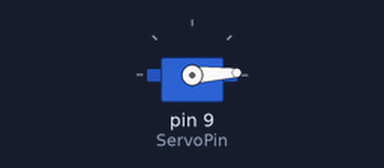
The sketch below on a simulated Arduino Uno, built with avr-gcc and run on an emulated ATmega328P. On the bench: servo.

Above: at 0.05 s.
At 1.3 s:
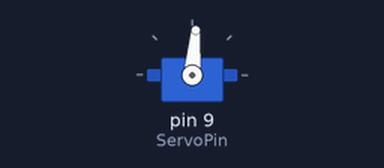
At 2.6 s:
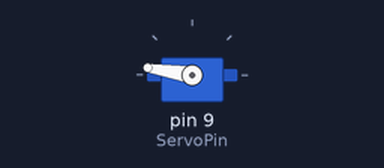
At 5.2 s:
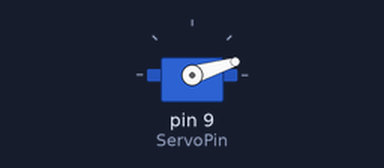
Timing chart, 0 to 7.1 s (numbered marks = the images above):
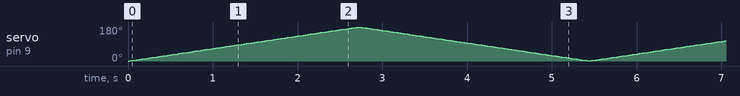

The sketch:

lab6.ino
```cpp
#include <Servo.h>

int ServoPin = 9;
Servo servo;

void setup() {
  // put your setup code here, to run once:
  servo.attach(ServoPin);
}

void loop() {
  // put  your main code here, to run repeatedly:
  for (int i = 0; i < 180; i++) {
    servo.write(i);
    delay(15);
  }

  for (int i = 180; i > 0; i--) {
    servo.write(i);
    delay(15);
  }
}
```
